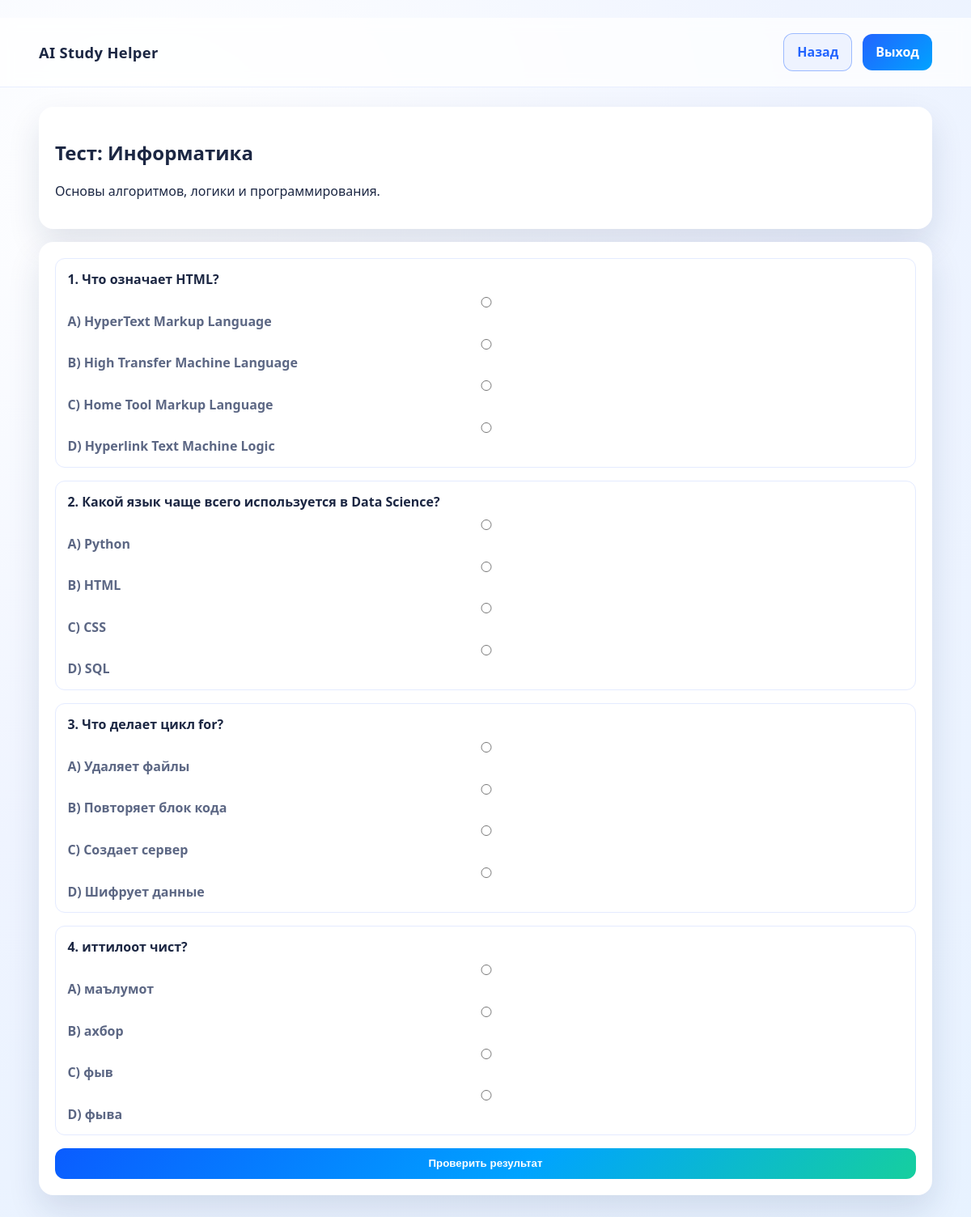
Screenshot of /quiz/3/ (signed in) with the database file from the repository.
### study_app/models.py (models this page shows, shortened)
class Subject(models.Model):
    name = models.CharField(max_length=100, unique=True)
    description = models.CharField(max_length=255)

class QuizQuestion(models.Model):
    subject = models.ForeignKey(Subject, on_delete=models.CASCADE, related_name='questions')
    prompt = models.CharField(max_length=255)
    option_a = models.CharField(max_length=150)
    option_b = models.CharField(max_length=150)
    option_c = models.CharField(max_length=150)
    option_d = models.CharField(max_length=150)
    correct_option = models.CharField(max_length=1, choices=[('A', 'A'), ('B', 'B'), ('C', 'C'), ('D', 'D')])

### study_app/views.py (the view)
# urls.py: path('quiz/<int:subject_id>/', views.quiz_view, name='quiz'),
@login_required
def quiz_view(request, subject_id):
    ensure_demo_data()
    subject = get_object_or_404(Subject, id=subject_id)
    questions = subject.questions.all()
    return render(
        request,
        'quiz.html',
        {
            'subject': subject,
            'questions': questions,
        },
    )

### study_app/views.py (called while the page is built, shortened)
def ensure_demo_data():
    if Subject.objects.exists():
        return

### study_app/templates/quiz.html (shortened to what this page needs)
﻿{% load static %}
<!DOCTYPE html>
<html lang="ru">
<head>
    <link rel="stylesheet" href="{% static 'style.css' %}">
</head>
<body>
    <header class="dashboard-header">
        <div class="container nav">
            <a class="brand" href="{% url 'dashboard' %}">AI Study Helper</a>
            <div class="nav-links">
                <a href="{% url 'dashboard' %}" class="btn btn-outline">Назад</a>
                <a href="{% url 'logout' %}" class="btn btn-primary">Выход</a>
            </div>
        </div>
    </header>
    <main class="container quiz-layout" id="quiz-root" data-submit-url="{% url 'submit_quiz_api' subject.id %}">
        <section class="card">
            <h1>Тест: {{ subject.name }}</h1>
            <p>{{ subject.description }}</p>
        </section>
        <form id="quiz-form" class="quiz-form card">
            {% for question in questions %}
                <article class="question-card">
                    <h3>{{ forloop.counter }}. {{ question.prompt }}</h3>
                    <label><input type="radio" name="q_{{ question.id }}" value="A"> A) {{ question.option_a }}</label>
                    <label><input type="radio" name="q_{{ question.id }}" value="B"> B) {{ question.option_b }}</label>
                    <label><input type="radio" name="q_{{ question.id }}" value="C"> C) {{ question.option_c }}</label>
                    <label><input type="radio" name="q_{{ question.id }}" value="D"> D) {{ question.option_d }}</label>
                </article>
            {% endfor %}
            <button type="submit" class="btn btn-cta">Проверить результат</button>
        </form>
    </main>
</body>
</html>

### study_app/static/style.css (style rules this page uses)
* { box-sizing: border-box; }
body { margin: 0; font-family: 'Segoe UI', Tahoma, Geneva, Verdana, sans-serif; color: var(--text); background: radial-gradient(circle at 15% 15%, #ffffff 0%, #eff4ff 50%, #e7f2ff 100%); }
.container { width: min(1120px, 92%); margin: 0 auto; }
.nav { display: flex; align-items: center; justify-content: space-between; padding: 1.2rem 0; }
.brand { font-size: 1.15rem; font-weight: 700; color: inherit; text-decoration: none; letter-spacing: 0.3px; }
.nav-links { display: flex; gap: 0.8rem; align-items: center; }
.card { background: var(--surface); border-radius: var(--radius); box-shadow: var(--shadow); padding: 1.25rem; transition: transform 0.25s ease, box-shadow 0.25s ease; }
.btn { display: inline-flex; align-items: center; justify-content: center; border-radius: 12px; border: 0; cursor: pointer; font-weight: 600; text-decoration: none; padding: 0.7rem 1rem; transition: transform 0.2s ease, filter 0.2s ease; }
.btn-primary { background: linear-gradient(135deg, var(--primary), var(--primary-2)); color: #fff; }
.btn-outline { border: 1px solid rgba(255, 255, 255, 0.62); color: #fff; background: rgba(255, 255, 255, 0.08); }
.dashboard-header .btn-outline { border-color: rgba(34, 100, 255, 0.4); color: var(--primary); background: #eef3ff; }
.btn-cta { background: linear-gradient(135deg, #0a5cff, #00a3ff 55%, #16cf9e); color: #fff; }
label { display: grid; gap: 0.35rem; font-weight: 600; color: var(--muted); }
input, textarea { border: 1px solid #d2def4; border-radius: 10px; padding: 0.65rem 0.8rem; font-size: 0.95rem; outline: none; transition: border-color 0.2s ease, box-shadow 0.2s ease; }
.dashboard-header { background: #ffffffbb; backdrop-filter: blur(8px); border-bottom: 1px solid #e8eeff; position: sticky; top: 0; z-index: 5; }
.dashboard-layout, .quiz-layout { margin: 1.5rem auto 2rem; display: grid; gap: 1rem; }
.quiz-form { display: grid; gap: 1rem; }
.question-card { border: 1px solid #e4ebff; border-radius: 12px; padding: 0.9rem; display: grid; gap: 0.5rem; }
.question-card h3 { margin: 0; font-size: 1rem; }

### rows the page displays
Subject: name "Информатика", description "Основы алгоритмов, логики и программирования."
QuizQuestion: prompt "Что означает HTML?", option_a "HyperText Markup Language", option_b "High Transfer Machine Language", option_c "Home Tool Markup Language", option_d "Hyperlink Text Machine Logic"
QuizQuestion: prompt "Какой язык чаще всего используется в Data Science?", option_a "Python", option_b "HTML", option_c "CSS", option_d "SQL"
QuizQuestion: prompt "Что делает цикл for?", option_a "Удаляет файлы", option_b "Повторяет блок кода", option_c "Создает сервер", option_d "Шифрует данные"
QuizQuestion: prompt "иттилоот чист?", option_a "маълумот", option_b "ахбор", option_c "фыв", option_d "фыва"
